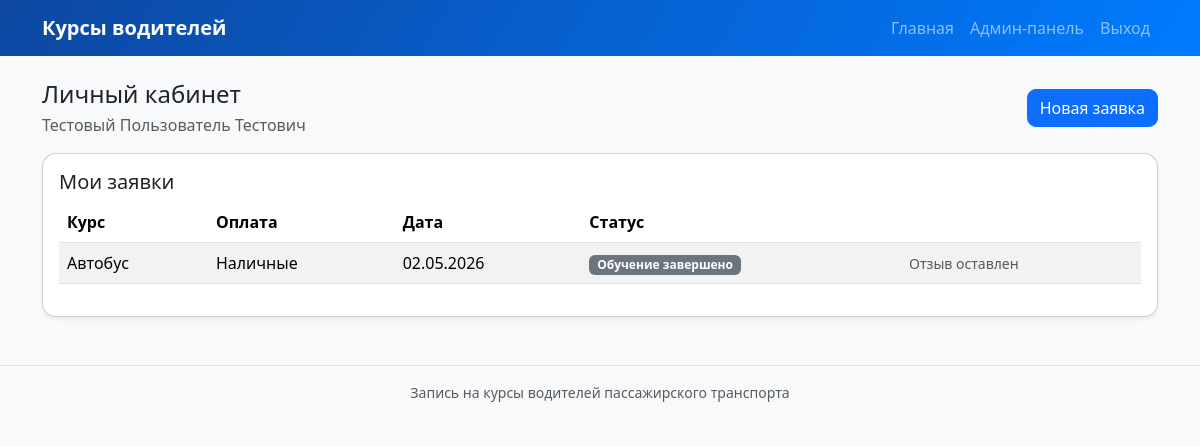
/cabinet/ (signed in), run on the app's committed database.
### courses/models.py (models this page shows, shortened)
class User(models.Model):
    surname = models.CharField('Фамилия', max_length=50)
    name = models.CharField('Имя', max_length=50)
    patronymic = models.CharField('Отчество', max_length=50, blank=True)
    login = models.CharField('Логин', max_length=50, unique=True)
    password = models.CharField('Пароль', max_length=100)
    phone = models.CharField('Телефон', max_length=30)
    email = models.EmailField('Email')

class Application(models.Model):
    COURSE_CHOICES = [
        ('bus', 'Автобус'),
        ('electrobus','Электробус'),
        ('tram','Трамвай'),
    ]
    PAYMENT_CHOICES = [
        ('cash','Наличные'),
        ('card', 'Карта'),
        ('online', 'Онлайн'),
    ]
    STATUS_CHOICES = [
        ('new', 'Новая'),
        ('learning', 'Идет обучение'),
        ('finished', 'Обучение завершено'),
    ]
    user = models.ForeignKey(User, on_delete=models.CASCADE, verbose_name='Пользователь')
    course_type = models.CharField('Курс', max_length=20, choices=COURSE_CHOICES)
    payment_type = models.CharField('Способ оплаты', max_length=20, choices=PAYMENT_CHOICES)
    preferred_date = models.DateField('Дата обучения')
    status = models.CharField('Статус', max_length=20, choices=STATUS_CHOICES, default='new')
    created_at = models.DateTimeField('Дата заявки', auto_now_add=True)

### courses/views.py (the view)
# urls.py: path('cabinet/', views.cabinet, name='cabinet'),
def cabinet(request):
    user = get_current_user(request)
    if not user:
        return redirect('login')
    applications = Application.objects.filter(user=user).order_by('-created_at')
    return render(request, 'cabinet.html', {'current_user': user, 'applications': applications})

### courses/views.py (called while the page is built)
def get_current_user(request):
    user_id = request.session.get('user_id')
    if user_id:
        return User.objects.filter(id=user_id).first()
    return None

### templates/cabinet.html
{% extends 'base.html' %}
{% block content %}
<div class="d-flex flex-column flex-sm-row justify-content-between align-items-sm-center mb-3 gap-2">
    <div>
        <h2 class="h4 mb-1">Личный кабинет</h2>
        <div class="text-muted">{{ current_user.surname }} {{ current_user.name }} {{ current_user.patronymic }}</div>
    </div>
    <a href="{% url 'new_application' %}" class="btn btn-primary">Новая заявка</a>
</div>
<div class="card shadow-sm">
    <div class="card-body">
        <h5 class="card-title">Мои заявки</h5>
        <div class="table-responsive">
            <table class="table table-striped align-middle">
                <thead>
                <tr>
                    <th>Курс</th>
                    <th>Оплата</th>
                    <th>Дата</th>
                    <th>Статус</th>
                    <th></th>
                </tr>
                </thead>
                <tbody>
                {% for application in applications %}
                    <tr>
                        <td>{{ application.get_course_type_display }}</td>
                        <td>{{ application.get_payment_type_display }}</td>
                        <td>{{ application.preferred_date|date:'d.m.Y' }}</td>
                        <td><span class="badge bg-secondary">{{ application.get_status_display }}</span></td>
                        <td>
                            {% if application.status == 'finished' %}
                                {% if application.review %}
                                    <span class="text-muted small">Отзыв оставлен</span>
                                {% else %}
                                    <a href="{% url 'add_review' application.id %}" class="btn btn-sm btn-outline-success">Отзыв</a>
                                {% endif %}
                            {% endif %}
                        </td>
                    </tr>
                {% empty %}
                    <tr><td colspan="5" class="text-muted">У вас пока нет заявок.</td></tr>
                {% endfor %}
                </tbody>
            </table>
        </div>
    </div>
</div>
{% endblock %}

### static/css/style.css (style rules this page uses)
body { background: #f8f9fa; }
.card { border-radius: 14px; }
.btn { border-radius: 9px; }

### data on the page
User: surname "Тестовый", name "Пользователь", patronymic "Тестович"
Application: course_type "Автобус", payment_type "Наличные", preferred_date "02.05.2026", status "Обучение завершено", shows "Отзыв оставлен"
